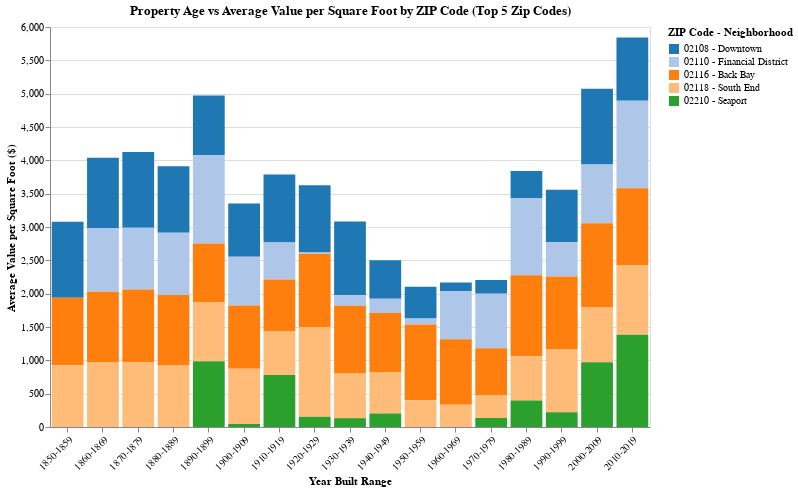

The code cell stored with this chart in its notebook:
### Code cell
# create stacked bar chart
chart = alt.Chart(df_agg).mark_bar().encode(
    x=alt.X('YR_BUILT_BIN:N', title='Year Built Range', axis=alt.Axis(labelAngle=-45)),
    y=alt.Y('VALUE_PER_SF:Q', title='Average Value per Square Foot ($)', stack='zero'),
    color=alt.Color('ZIP_CODE_WITH_NAME:N', title='ZIP Code - Neighborhood', scale=alt.Scale(scheme='category20')),
    opacity=alt.condition(selection, alt.value(1), alt.value(0.2)),
    tooltip=[
        alt.Tooltip('YR_BUILT_BIN:N', title='Year Built Range'),
        alt.Tooltip('ZIP_CODE_WITH_NAME:N', title='ZIP Code - Neighborhood'),
        alt.Tooltip('VALUE_PER_SF:Q', title='Avg Value per Sq Ft ($)', format='.2f')
    ]
).properties(
    width=600,
    height=400,
    title='Property Age vs Average Value per Square Foot by ZIP Code (Top 5 Zip Codes)',
).add_params(
    selection
).interactive()

# save the chart
chart.save('stacked_property_age_vs_value_per_sf.html')
chart

### Figure 1 — Vega-Lite specification as saved in the notebook (floating-point values rounded to 4 significant figures)
{"config": {"view": {"continuousWidth": 300, "continuousHeight": 300}}, "data": {"name": "data-23ed6a5d60b9d18f64d8ee87301fc022"}, "mark": {"type": "bar"}, "encoding": {"color": {"field": "ZIP_CODE_WITH_NAME", "scale": {"scheme": "category20"}, "title": "ZIP Code - Neighborhood", "type": "nominal"}, "opacity": {"condition": {"param": "param_7", "value": 1}, "value": 0.2}, "tooltip": [{"field": "YR_BUILT_BIN", "title": "Year Built Range", "type": "nominal"}, {"field": "ZIP_CODE_WITH_NAME", "title": "ZIP Code - Neighborhood", "type": "nominal"}, {"field": "VALUE_PER_SF", "format": ".2f", "title": "Avg Value per Sq Ft ($)", "type": "quantitative"}], "x": {"axis": {"labelAngle": -45}, "field": "YR_BUILT_BIN", "title": "Year Built Range", "type": "nominal"}, "y": {"field": "VALUE_PER_SF", "stack": "zero", "title": "Average Value per Square Foot ($)", "type": "quantitative"}}, "height": 400, "params": [{"name": "param_7", "select": {"type": "point", "fields": ["ZIP_CODE_WITH_NAME"]}, "bind": "legend"}, {"name": "param_8", "select": {"type": "interval", "encodings": ["x", "y"]}, "bind": "scales"}], "title": "Property Age vs Average Value per Square Foot by ZIP Code (Top 5 Zip Codes)", "width": 600, "$schema": "https://vega.github.io/schema/vega-lite/v5.20.1.json", "datasets": {"data-23ed6a5d60b9d18f64d8ee87301fc022": [{"YR_BUILT_BIN": "1850-1859", "ZIP_CODE": "02108", "VALUE_PER_SF": 1142.0, "ZIP_CODE_WITH_NAME": "02108 - Downtown"}, {"YR_BUILT_BIN": "1850-1859", "ZIP_CODE": "02110", "VALUE_PER_SF": null, "ZIP_CODE_WITH_NAME": "02110 - Financial District"}, {"YR_BUILT_BIN": "1850-1859", "ZIP_CODE": "02116", "VALUE_PER_SF": 1013.0, "ZIP_CODE_WITH_NAME": "02116 - Back Bay"}, {"YR_BUILT_BIN": "1850-1859", "ZIP_CODE": "02118", "VALUE_PER_SF": 925.2, "ZIP_CODE_WITH_NAME": "02118 - South End"}, {"YR_BUILT_BIN": "1850-1859", "ZIP_CODE": "02210", "VALUE_PER_SF": null, "ZIP_CODE_WITH_NAME": "02210 - Seaport"}, {"YR_BUILT_BIN": "1860-1869", "ZIP_CODE": "02108", "VALUE_PER_SF": 1052.0, "ZIP_CODE_WITH_NAME": "02108 - Downtown"}, {"YR_BUILT_BIN": "1860-1869", "ZIP_CODE": "02110", "VALUE_PER_SF": 956.8, "ZIP_CODE_WITH_NAME": "02110 - Financial District"}, {"YR_BUILT_BIN": "1860-1869", "ZIP_CODE": "02116", "VALUE_PER_SF": 1064.0, "ZIP_CODE_WITH_NAME": "02116 - Back Bay"}, {"YR_BUILT_BIN": "1860-1869", "ZIP_CODE": "02118", "VALUE_PER_SF": 966.3, "ZIP_CODE_WITH_NAME": "02118 - South End"}, {"YR_BUILT_BIN": "1860-1869", "ZIP_CODE": "02210", "VALUE_PER_SF": null, "ZIP_CODE_WITH_NAME": "02210 - Seaport"}, {"YR_BUILT_BIN": "1870-1879", "ZIP_CODE": "02108", "VALUE_PER_SF": 1137.0, "ZIP_CODE_WITH_NAME": "02108 - Downtown"}, {"YR_BUILT_BIN": "1870-1879", "ZIP_CODE": "02110", "VALUE_PER_SF": 927.1, "ZIP_CODE_WITH_NAME": "02110 - Financial District"}, {"YR_BUILT_BIN": "1870-1879", "ZIP_CODE": "02116", "VALUE_PER_SF": 1092.0, "ZIP_CODE_WITH_NAME": "02116 - Back Bay"}, {"YR_BUILT_BIN": "1870-1879", "ZIP_CODE": "02118", "VALUE_PER_SF": 969.7, "ZIP_CODE_WITH_NAME": "02118 - South End"}, {"YR_BUILT_BIN": "1870-1879", "ZIP_CODE": "02210", "VALUE_PER_SF": null, "ZIP_CODE_WITH_NAME": "02210 - Seaport"}, {"YR_BUILT_BIN": "1880-1889", "ZIP_CODE": "02108", "VALUE_PER_SF": 997.9, "ZIP_CODE_WITH_NAME": "02108 - Downtown"}, {"YR_BUILT_BIN": "1880-1889", "ZIP_CODE": "02110", "VALUE_PER_SF": 934.3, "ZIP_CODE_WITH_NAME": "02110 - Financial District"}, {"YR_BUILT_BIN": "1880-1889", "ZIP_CODE": "02116", "VALUE_PER_SF": 1058.0, "ZIP_CODE_WITH_NAME": "02116 - Back Bay"}, {"YR_BUILT_BIN": "1880-1889", "ZIP_CODE": "02118", "VALUE_PER_SF": 922.5, "ZIP_CODE_WITH_NAME": "02118 - South End"}, {"YR_BUILT_BIN": "1880-1889", "ZIP_CODE": "02210", "VALUE_PER_SF": null, "ZIP_CODE_WITH_NAME": "02210 - Seaport"}, {"YR_BUILT_BIN": "1890-1899", "ZIP_CODE": "02108", "VALUE_PER_SF": 890.9, "ZIP_CODE_WITH_NAME": "02108 - Downtown"}, {"YR_BUILT_BIN": "1890-1899", "ZIP_CODE": "02110", "VALUE_PER_SF": 1329.0, "ZIP_CODE_WITH_NAME": "02110 - Financial District"}, {"YR_BUILT_BIN": "1890-1899", "ZIP_CODE": "02116", "VALUE_PER_SF": 875.2, "ZIP_CODE_WITH_NAME": "02116 - Back Bay"}, {"YR_BUILT_BIN": "1890-1899", "ZIP_CODE": "02118", "VALUE_PER_SF": 890.7, "ZIP_CODE_WITH_NAME": "02118 - South End"}, {"YR_BUILT_BIN": "1890-1899", "ZIP_CODE": "02210", "VALUE_PER_SF": 985.7, "ZIP_CODE_WITH_NAME": "02210 - Seaport"}, {"YR_BUILT_BIN": "1900-1909", "ZIP_CODE": "02108", "VALUE_PER_SF": 798.8, "ZIP_CODE_WITH_NAME": "02108 - Downtown"}, {"YR_BUILT_BIN": "1900-1909", "ZIP_CODE": "02110", "VALUE_PER_SF": 730.2, "ZIP_CODE_WITH_NAME": "02110 - Financial District"}, {"YR_BUILT_BIN": "1900-1909", "ZIP_CODE": "02116", "VALUE_PER_SF": 947.2, "ZIP_CODE_WITH_NAME": "02116 - Back Bay"}, {"YR_BUILT_BIN": "1900-1909", "ZIP_CODE": "02118", "VALUE_PER_SF": 830.5, "ZIP_CODE_WITH_NAME": "02118 - South End"}, {"YR_BUILT_BIN": "1900-1909", "ZIP_CODE": "02210", "VALUE_PER_SF": 45.14, "ZIP_CODE_WITH_NAME": "02210 - Seaport"}, {"YR_BUILT_BIN": "1910-1919", "ZIP_CODE": "02108", "VALUE_PER_SF": 1020.0, "ZIP_CODE_WITH_NAME": "02108 - Downtown"}, {"YR_BUILT_BIN": "1910-1919", "ZIP_CODE": "02110", "VALUE_PER_SF": 557.5, "ZIP_CODE_WITH_NAME": "02110 - Financial District"}, {"YR_BUILT_BIN": "1910-1919", "ZIP_CODE": "02116", "VALUE_PER_SF": 771.1, "ZIP_CODE_WITH_NAME": "02116 - Back Bay"}, {"YR_BUILT_BIN": "1910-1919", "ZIP_CODE": "02118", "VALUE_PER_SF": 657.9, "ZIP_CODE_WITH_NAME": "02118 - South End"}, {"YR_BUILT_BIN": "1910-1919", "ZIP_CODE": "02210", "VALUE_PER_SF": 781.7, "ZIP_CODE_WITH_NAME": "02210 - Seaport"}, {"YR_BUILT_BIN": "1920-1929", "ZIP_CODE": "02108", "VALUE_PER_SF": 1007.0, "ZIP_CODE_WITH_NAME": "02108 - Downtown"}, {"YR_BUILT_BIN": "1920-1929", "ZIP_CODE": "02110", "VALUE_PER_SF": 18.25, "ZIP_CODE_WITH_NAME": "02110 - Financial District"}, {"YR_BUILT_BIN": "1920-1929", "ZIP_CODE": "02116", "VALUE_PER_SF": 1100.0, "ZIP_CODE_WITH_NAME": "02116 - Back Bay"}, {"YR_BUILT_BIN": "1920-1929", "ZIP_CODE": "02118", "VALUE_PER_SF": 1346.0, "ZIP_CODE_WITH_NAME": "02118 - South End"}, {"YR_BUILT_BIN": "1920-1929", "ZIP_CODE": "02210", "VALUE_PER_SF": 154.0, "ZIP_CODE_WITH_NAME": "02210 - Seaport"}, {"YR_BUILT_BIN": "1930-1939", "ZIP_CODE": "02108", "VALUE_PER_SF": 1104.0, "ZIP_CODE_WITH_NAME": "02108 - Downtown"}, {"YR_BUILT_BIN": "1930-1939", "ZIP_CODE": "02110", "VALUE_PER_SF": 159.4, "ZIP_CODE_WITH_NAME": "02110 - Financial District"}, {"YR_BUILT_BIN": "1930-1939", "ZIP_CODE": "02116", "VALUE_PER_SF": 1008.0, "ZIP_CODE_WITH_NAME": "02116 - Back Bay"}, {"YR_BUILT_BIN": "1930-1939", "ZIP_CODE": "02118", "VALUE_PER_SF": 677.6, "ZIP_CODE_WITH_NAME": "02118 - South End"}, {"YR_BUILT_BIN": "1930-1939", "ZIP_CODE": "02210", "VALUE_PER_SF": 132.3, "ZIP_CODE_WITH_NAME": "02210 - Seaport"}, {"YR_BUILT_BIN": "1940-1949", "ZIP_CODE": "02108", "VALUE_PER_SF": 577.4, "ZIP_CODE_WITH_NAME": "02108 - Downtown"}, {"YR_BUILT_BIN": "1940-1949", "ZIP_CODE": "02110", "VALUE_PER_SF": 216.3, "ZIP_CODE_WITH_NAME": "02110 - Financial District"}, {"YR_BUILT_BIN": "1940-1949", "ZIP_CODE": "02116", "VALUE_PER_SF": 883.8, "ZIP_CODE_WITH_NAME": "02116 - Back Bay"}, {"YR_BUILT_BIN": "1940-1949", "ZIP_CODE": "02118", "VALUE_PER_SF": 623.8, "ZIP_CODE_WITH_NAME": "02118 - South End"}, {"YR_BUILT_BIN": "1940-1949", "ZIP_CODE": "02210", "VALUE_PER_SF": 201.2, "ZIP_CODE_WITH_NAME": "02210 - Seaport"}, {"YR_BUILT_BIN": "1950-1959", "ZIP_CODE": "02108", "VALUE_PER_SF": 475.8, "ZIP_CODE_WITH_NAME": "02108 - Downtown"}, {"YR_BUILT_BIN": "1950-1959", "ZIP_CODE": "02110", "VALUE_PER_SF": 88.64, "ZIP_CODE_WITH_NAME": "02110 - Financial District"}, {"YR_BUILT_BIN": "1950-1959", "ZIP_CODE": "02116", "VALUE_PER_SF": 1135.0, "ZIP_CODE_WITH_NAME": "02116 - Back Bay"}, {"YR_BUILT_BIN": "1950-1959", "ZIP_CODE": "02118", "VALUE_PER_SF": 403.1, "ZIP_CODE_WITH_NAME": "02118 - South End"}, {"YR_BUILT_BIN": "1950-1959", "ZIP_CODE": "02210", "VALUE_PER_SF": null, "ZIP_CODE_WITH_NAME": "02210 - Seaport"}, {"YR_BUILT_BIN": "1960-1969", "ZIP_CODE": "02108", "VALUE_PER_SF": 127.2, "ZIP_CODE_WITH_NAME": "02108 - Downtown"}, {"YR_BUILT_BIN": "1960-1969", "ZIP_CODE": "02110", "VALUE_PER_SF": 725.6, "ZIP_CODE_WITH_NAME": "02110 - Financial District"}, {"YR_BUILT_BIN": "1960-1969", "ZIP_CODE": "02116", "VALUE_PER_SF": 981.8, "ZIP_CODE_WITH_NAME": "02116 - Back Bay"}, {"YR_BUILT_BIN": "1960-1969", "ZIP_CODE": "02118", "VALUE_PER_SF": 332.7, "ZIP_CODE_WITH_NAME": "02118 - South End"}, {"YR_BUILT_BIN": "1970-1979", "ZIP_CODE": "02108", "VALUE_PER_SF": 208.2, "ZIP_CODE_WITH_NAME": "02108 - Downtown"}, {"YR_BUILT_BIN": "1970-1979", "ZIP_CODE": "02110", "VALUE_PER_SF": 817.6, "ZIP_CODE_WITH_NAME": "02110 - Financial District"}, {"YR_BUILT_BIN": "1970-1979", "ZIP_CODE": "02116", "VALUE_PER_SF": 698.7, "ZIP_CODE_WITH_NAME": "02116 - Back Bay"}, {"YR_BUILT_BIN": "1970-1979", "ZIP_CODE": "02118", "VALUE_PER_SF": 344.7, "ZIP_CODE_WITH_NAME": "02118 - South End"}, {"YR_BUILT_BIN": "1970-1979", "ZIP_CODE": "02210", "VALUE_PER_SF": 136.6, "ZIP_CODE_WITH_NAME": "02210 - Seaport"}, {"YR_BUILT_BIN": "1980-1989", "ZIP_CODE": "02108", "VALUE_PER_SF": 405.7, "ZIP_CODE_WITH_NAME": "02108 - Downtown"}, {"YR_BUILT_BIN": "1980-1989", "ZIP_CODE": "02110", "VALUE_PER_SF": 1158.0, "ZIP_CODE_WITH_NAME": "02110 - Financial District"}, {"YR_BUILT_BIN": "1980-1989", "ZIP_CODE": "02116", "VALUE_PER_SF": 1213.0, "ZIP_CODE_WITH_NAME": "02116 - Back Bay"}, {"YR_BUILT_BIN": "1980-1989", "ZIP_CODE": "02118", "VALUE_PER_SF": 665.2, "ZIP_CODE_WITH_NAME": "02118 - South End"}, {"YR_BUILT_BIN": "1980-1989", "ZIP_CODE": "02210", "VALUE_PER_SF": 397.0, "ZIP_CODE_WITH_NAME": "02210 - Seaport"}, {"YR_BUILT_BIN": "1990-1999", "ZIP_CODE": "02108", "VALUE_PER_SF": 785.6, "ZIP_CODE_WITH_NAME": "02108 - Downtown"}, {"YR_BUILT_BIN": "1990-1999", "ZIP_CODE": "02110", "VALUE_PER_SF": 515.7, "ZIP_CODE_WITH_NAME": "02110 - Financial District"}, {"YR_BUILT_BIN": "1990-1999", "ZIP_CODE": "02116", "VALUE_PER_SF": 1092.0, "ZIP_CODE_WITH_NAME": "02116 - Back Bay"}, {"YR_BUILT_BIN": "1990-1999", "ZIP_CODE": "02118", "VALUE_PER_SF": 944.2, "ZIP_CODE_WITH_NAME": "02118 - South End"}, {"YR_BUILT_BIN": "1990-1999", "ZIP_CODE": "02210", "VALUE_PER_SF": 220.0, "ZIP_CODE_WITH_NAME": "02210 - Seaport"}, {"YR_BUILT_BIN": "2000-2009", "ZIP_CODE": "02108", "VALUE_PER_SF": 1137.0, "ZIP_CODE_WITH_NAME": "02108 - Downtown"}, {"YR_BUILT_BIN": "2000-2009", "ZIP_CODE": "02110", "VALUE_PER_SF": 879.3, "ZIP_CODE_WITH_NAME": "02110 - Financial District"}, {"YR_BUILT_BIN": "2000-2009", "ZIP_CODE": "02116", "VALUE_PER_SF": 1263.0, "ZIP_CODE_WITH_NAME": "02116 - Back Bay"}, {"YR_BUILT_BIN": "2000-2009", "ZIP_CODE": "02118", "VALUE_PER_SF": 823.0, "ZIP_CODE_WITH_NAME": "02118 - South End"}, {"YR_BUILT_BIN": "2000-2009", "ZIP_CODE": "02210", "VALUE_PER_SF": 970.9, "ZIP_CODE_WITH_NAME": "02210 - Seaport"}, {"YR_BUILT_BIN": "2010-2019", "ZIP_CODE": "02108", "VALUE_PER_SF": 948.2, "ZIP_CODE_WITH_NAME": "02108 - Downtown"}, {"YR_BUILT_BIN": "2010-2019", "ZIP_CODE": "02110", "VALUE_PER_SF": 1314.0, "ZIP_CODE_WITH_NAME": "02110 - Financial District"}, {"YR_BUILT_BIN": "2010-2019", "ZIP_CODE": "02116", "VALUE_PER_SF": 1159.0, "ZIP_CODE_WITH_NAME": "02116 - Back Bay"}, {"YR_BUILT_BIN": "2010-2019", "ZIP_CODE": "02118", "VALUE_PER_SF": 1036.0, "ZIP_CODE_WITH_NAME": "02118 - South End"}, {"YR_BUILT_BIN": "2010-2019", "ZIP_CODE": "02210", "VALUE_PER_SF": 1385.0, "ZIP_CODE_WITH_NAME": "02210 - Seaport"}]}}
